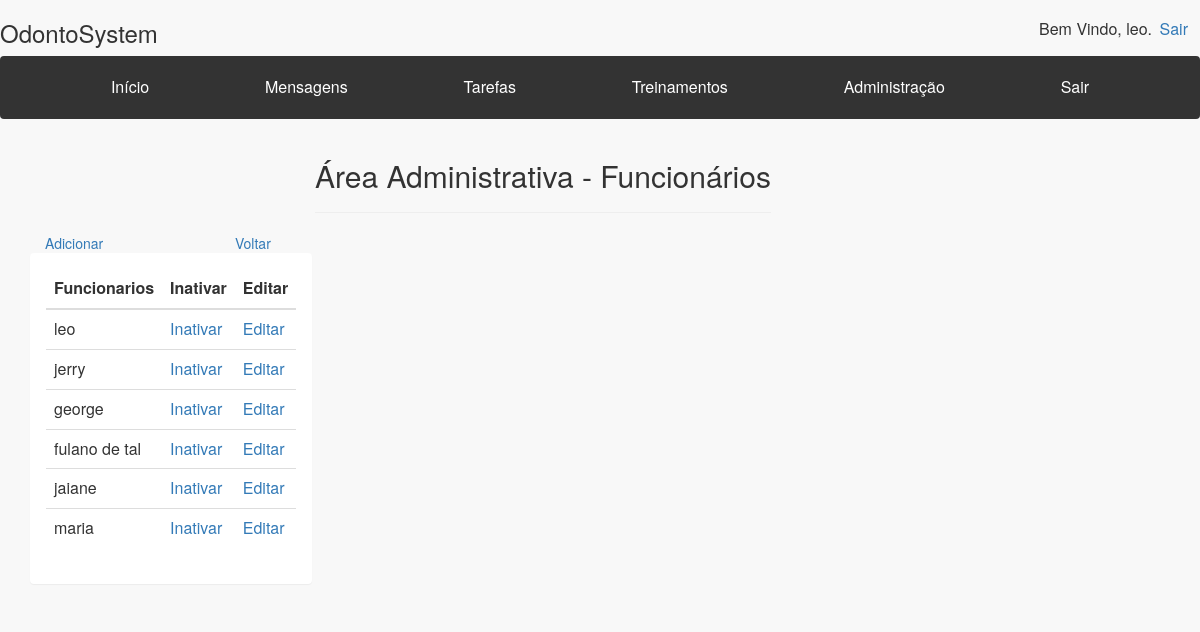
Page /view/Administracao/Funcionario/index.php (signed in) on the committed database.
### tables this page shows
CREATE TABLE `funcionario` (
  `id_funcionario` int(11) NOT NULL,
  `nome` varchar(45) NOT NULL,
  `cpf` varchar(45) NOT NULL,
  `endereco` varchar(45) NOT NULL,
  `id_cargo` int(11) NOT NULL,
  `sexo` varchar(45) NOT NULL,
  `senha` varchar(10) NOT NULL,
  `ativo` int(11) DEFAULT NULL
);

### model/Funcionario.php (called while the page is built, shortened)
<?php
class Funcionario {
	public static function listAll() {
		$conn = Banco::connect();
		$stmt = $conn->prepare("SELECT id_funcionario, nome FROM Funcionario WHERE ativo = 1");
		$stmt->execute();
		$results = $stmt->fetchAll(PDO::FETCH_ASSOC);
		return $results;
	}
}
?>

### controller/FuncionarioController.php (called while the page is built, shortened)
<?php
require_once($_SERVER['DOCUMENT_ROOT'] . "/OdontoSystem/model/Funcionario.php");
class FuncionarioController {
	public function listAll() {
		$funcionario = new Funcionario();
		$results = $funcionario->listAll();
		return $results;
	}
}
?>

### view/Administracao/Funcionario/index.php (the view, shortened to what this page needs)
<?php
require_once($_SERVER['DOCUMENT_ROOT'] . "/OdontoSystem/view/header.php");
require_once($_SERVER['DOCUMENT_ROOT'] . "/OdontoSystem/controller/FuncionarioController.php");
$funcionariocontroller = new FuncionarioController();
$funcionarios = $funcionariocontroller->listAll();
?>
<body>
	<div class="container">
		<div class="row" >
			<div class="col-md-offset-3">
				<h2>Área Administrativa - Funcionários</h2>
				<hr>
			</div>
		</div>
		<div class="row">
			<div class="col-md-2">
				<a href="/OdontoSystem/view/Administracao/Funcionario/adicionar.php">Adicionar</a>
			</div>
			<div class="col-md-4">
				<a href="/OdontoSystem/view/Administracao/HomeAdministracao.php">Voltar</a>
			</div>
		</div>
		<div class="row">
			<div class="panel">
				<div class="panel-body">
					<table class="table">
						<thead>
							<tr>
								<th>Funcionarios</th>
								<th>Inativar</th>
								<th>Editar</th>
							</tr>
						</thead>
						<tbody>
								<?php
									foreach ($funcionarios as $key => $value) {
										$id_funcionario = $value['id_funcionario'];
										echo "<tr>";
										echo "<td>". $value['nome']. "</td>";
										echo "<td> <a href='/OdontoSystem/view/Administracao/Funcionario/index.php?id_inativar=$id_funcionario'>Inativar</a> </td>";
										echo "<td> <a href='#inativar'>Editar</a> </td>";
										echo "</tr>";
									}
								?>
						</tbody>
					</table>
				</div>
			</div>
		</div>
	</div>
</body>
</html>

### resources/css/sb-admin-2.css (style rules this page uses)
body { background-color: #f8f8f8; }

### rows in the picture
funcionario: nome "leo"
funcionario: nome "jerry"
funcionario: nome "george"
funcionario: nome "fulano de tal"
funcionario: nome "jaiane"
funcionario: nome "maria"

### other values in the picture
$_SESSION['nome'] "leo"
